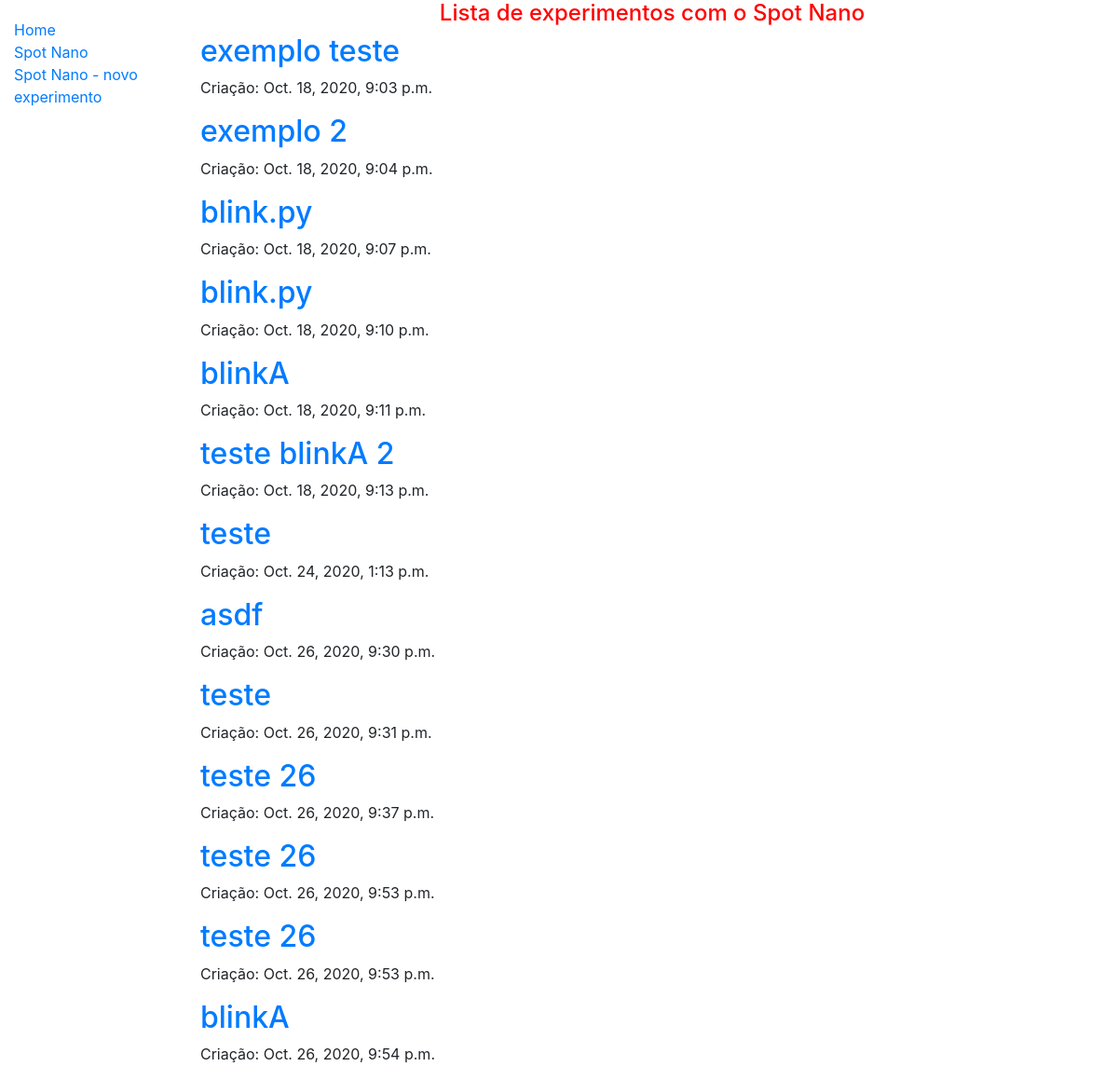
/BancadaIA/spotnano/experimentos/lista/, run on an earlier commit of the app's database.
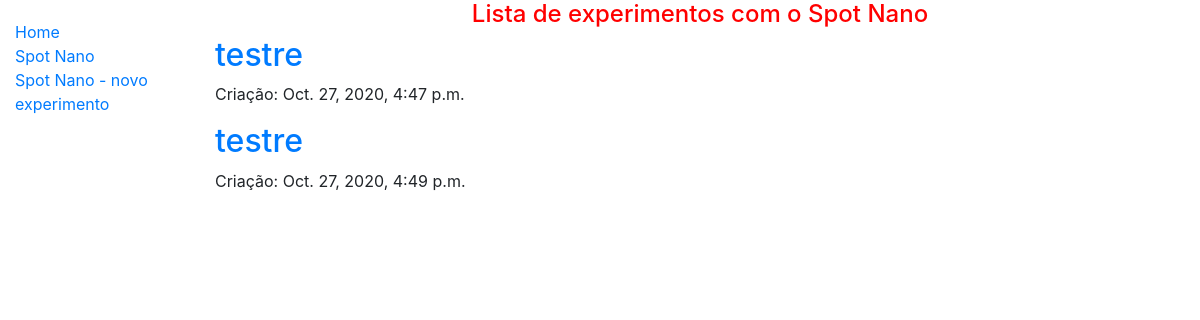
And on a later commit of the database.
### BancadaIA/models.py (models this page shows, shortened)
class ExperimentoSpotNano(models.Model):
    author = models.ForeignKey(settings.AUTH_USER_MODEL, on_delete=models.CASCADE)
    title = models.CharField(max_length=200)
    codigo = models.TextField()
    created_date = models.DateTimeField(default=timezone.now)

### BancadaIA/views.py (the view)
# urls.py: path('spotnano/experimentos/lista/', views.SpotNanoExperimentosLista.as_view(), name='spotnano_experimentos_lista'),
class SpotNanoExperimentosLista(FormView):
    def get(self, request, *args, **kwargs):
        posts = ExperimentoSpotNano.objects.filter(created_date__lte=timezone.now()).order_by('created_date')
        return render(request, 'spotnano/spotnano_experimentos_lista.html',
                      {'posts': posts, 'titulo': 'Lista de experimentos com o Spot Nano'})

### BancadaIA/templates/spotnano/spotnano_experimentos_lista.html
{% extends "base_generic.html" %}
{% load static %}
{% block content %}
    <h1>{{ titulo }}</h1>
    {% for post in posts %}
        <div>
            <h2><a href="{% url 'spotnano_experimentos_detail' pk=post.pk %}">{{ post.title }}</a></h2>
            <p>Criação: {{ post.created_date }}</p>
        </div>
    {% endfor %}
{% endblock %}

What changed in the data, as far as the page shows it:
removed ExperimentoSpotNano: title "exemplo teste", created_date "Oct. 18, 2020, 9:03 p.m."
removed ExperimentoSpotNano: title "exemplo 2", created_date "Oct. 18, 2020, 9:04 p.m."
removed ExperimentoSpotNano: title "blink.py", created_date "Oct. 18, 2020, 9:07 p.m."
removed ExperimentoSpotNano: title "blink.py", created_date "Oct. 18, 2020, 9:10 p.m."
removed ExperimentoSpotNano: title "blinkA", created_date "Oct. 18, 2020, 9:11 p.m."
removed ExperimentoSpotNano: title "teste blinkA 2", created_date "Oct. 18, 2020, 9:13 p.m."
removed ExperimentoSpotNano: title "teste", created_date "Oct. 24, 2020, 1:13 p.m."
removed ExperimentoSpotNano: title "asdf", created_date "Oct. 26, 2020, 9:30 p.m."
removed ExperimentoSpotNano: title "teste", created_date "Oct. 26, 2020, 9:31 p.m."
removed ExperimentoSpotNano: title "teste 26", created_date "Oct. 26, 2020, 9:37 p.m."
removed ExperimentoSpotNano: title "teste 26", created_date "Oct. 26, 2020, 9:53 p.m."
removed ExperimentoSpotNano: title "teste 26", created_date "Oct. 26, 2020, 9:53 p.m."
removed ExperimentoSpotNano: title "blinkA", created_date "Oct. 26, 2020, 9:54 p.m."
added ExperimentoSpotNano: title "testre", created_date "Oct. 27, 2020, 4:47 p.m."
added ExperimentoSpotNano: title "testre", created_date "Oct. 27, 2020, 4:49 p.m."
